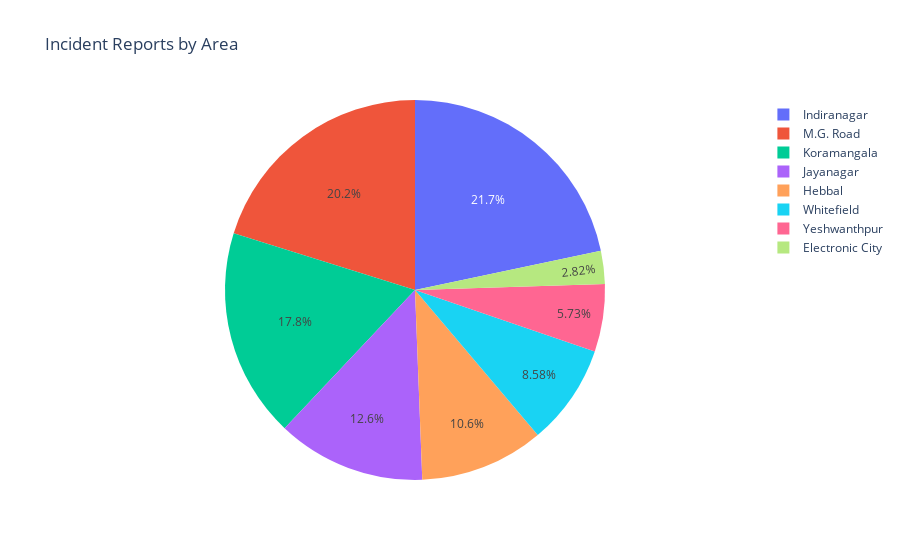

Source (notebook cell):
### Markdown cell above
### Incident Reports VS Region names

### Code cell
incident_data = blr.groupby('area name')['incident reports'].sum().reset_index()
fig = px.pie(incident_data, values='incident reports', names='area name',
             title="Incident Reports by Area")
fig.show()

### Figure 1 — Plotly figure (JSON) as saved in the notebook; plotly's stock layout.template omitted (floating-point values rounded to 4 significant figures)
{"data": [{"domain": {"x": [0, 1], "y": [0, 1]}, "hovertemplate": "area name=%{label}<br>incident reports=%{value}<extra></extra>", "labels": ["Indiranagar", "M.G. Road", "Koramangala", "Jayanagar", "Hebbal", "Whitefield", "Yeshwanthpur", "Electronic City"], "legendgroup": "", "name": "", "showlegend": true, "type": "pie", "values": [2326, 2164, 1909, 1357, 1134, 921, 615, 303]}], "layout": {"legend": {"tracegroupgap": 0}, "title": {"text": "Incident Reports by Area"}}}
